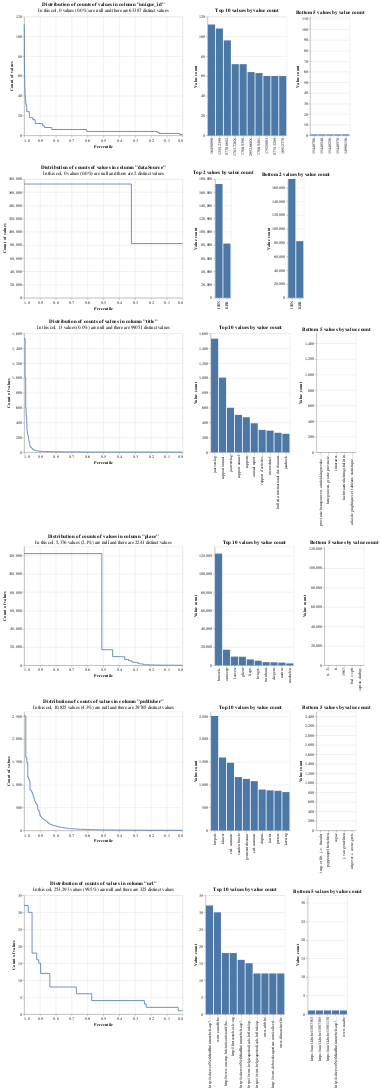

The code cell stored with this chart in its notebook:
### Code cell
from splink.exploratory import profile_columns

profile_columns(dfMatching, db_api=DuckDBAPI(), top_n=10, bottom_n=5)
